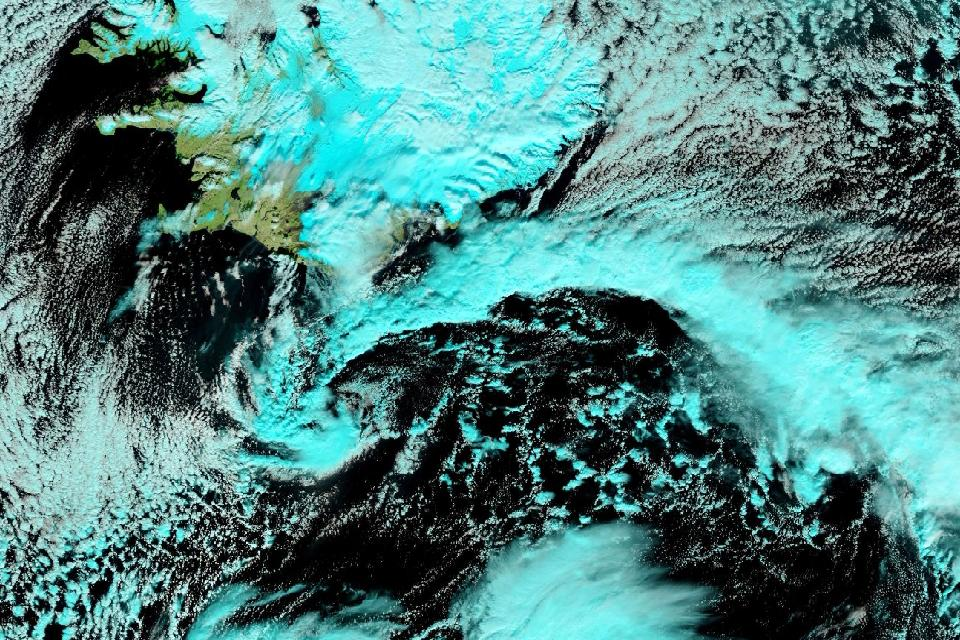
#> input picture assets/iceland-2010-03-29-false.jpg, 960 x 640 px, given in place of bluemarble.jpg, which was not available
$ python make_globe_textures.py
#> lines starting #> are read from the running program, lines starting #| are printed output that depends on the picture; after the words box and inside, x2 and y2 are one past the last pixel; in counts of white or black regions, pixels touching at a corner belong together
"""Build the globe textures in assets/globe/ from the raw NASA GIBS downloads in assets/globe/raw/.

download_globe.sh saves, for each event's default right-hand date: context images 4x, 16x and 48x the event's
extent (L1, L2, L3), whole-world mosaics for that day and five days around it, and a cloud-free Blue Marble.

Two problems in daily MODIS mosaics are fixed here:
  * Gaps between satellite passes (pure black). In false color, open water is also nearly black, so gaps are
    found from the natural-color image of the same pass, where water is blue and only gaps are black.
  * Sun glint: bright strips over the ocean where sunlight reflects straight into the sensor. They move from
    day to day, so combining several days per pixel, weighted toward the darker (clearer) observations,
    removes them, along with clouds that appear on only one day.

For each event and image type this writes four textures:
  world  = the six days combined as above. Areas MODIS can't see that week (the pole in polar night) are filled
           from the other events' combined imagery, closest time of year first, so the whole globe is MODIS;
           Blue Marble (muted to gray in false color) is only a last resort
  L3     = the widest context image (48x the event's extent), combined over the same six days
  L2, L1 = the event day's context images, gaps filled from the next coarser level, and open ocean
           combined with L3 the same way to remove glint (land keeps the event day as seen)
The page then only has to blend these nested layers (plus the event image) on the GPU.

    python3 make_globe_textures.py        (needs Pillow and NumPy)
"""
import os
from datetime import date, timedelta
import numpy as np
from PIL import Image, ImageFilter

HERE = os.path.dirname(os.path.abspath(__file__))
RAW = os.path.join(HERE, 'assets', 'globe', 'raw')
OUT = os.path.join(HERE, 'assets', 'globe')
WORLD = (-180.0, -90.0, 180.0, 90.0)
# Event bounding boxes (west, south, east, north) from download_imagery.sh and the default right-hand date.
EVENTS = {
    'dixie': ('2021-09-21', (-122.0, 39.4, -120.5, 40.4)),
    'pakistan': ('2012-09-13', (68.5, 27.7, 70.45, 29.0)),
    'riogrande': ('2024-05-06', (-53.0, -30.8, -50.0, -28.8)),
    'kangaroo': ('2020-01-07', (136.3, -36.52, 138.31, -35.18)),
    'tohoku': ('2011-03-12', (139.81, 37.55, 142.09, 38.75)),
    'iceland': ('2010-04-15', (-26.0, 60.0, -6.2, 66.0)),
    'petermann': ('2010-08-05', (-66.7, 80.3, -55.3, 81.5)),
}
DAY_OFFSETS = (-3, -2, -1, 0, 1, 2)
LEVELS = [('L2', 16), ('L1', 4)]  # event-day context images, coarse to fine (multiples of the event's extent)
SIGMA = 15.0  # brightness scale for favoring darker observations


def load(name):
    return np.asarray(Image.open(os.path.join(RAW, name)).convert('RGB'), dtype=np.float32)


def soft(mask, shrink, blur):
    img = Image.fromarray((mask * 255).astype(np.uint8))
    if shrink:
        img = img.filter(ImageFilter.MinFilter(shrink))
    return np.asarray(img.filter(ImageFilter.GaussianBlur(blur)), dtype=np.float32) / 255.0


def coverage(true_rgb, blur=1.5):
    """1 where the satellite has data, 0 in gaps, with softened edges (from the natural-color image)."""
    shrink = 5 + 2 * int(blur)  # also keep the blend inside the data, away from JPEG ringing at gap edges
    return soft((true_rgb.sum(-1) >= 6).astype(np.float32), shrink, blur)


def brightness(true_rgb):
    return np.asarray(Image.fromarray(true_rgb.mean(-1).astype(np.uint8)).filter(ImageFilter.GaussianBlur(3)), dtype=np.float32)


def darker_weights(brights, covers):
    """Per-observation weights favoring the darkest valid observation at each pixel."""
    darkest = np.min([np.where(c > 0.99, b, 1e9) for b, c in zip(brights, covers)], axis=0)
    return [c * np.exp(-np.clip(b - darkest, 0, None) / SIGMA) for b, c in zip(brights, covers)]


def combine_days(name, days, land):
    """Combine one image (e.g. 'world', 'L3') over several days; returns per-band images and how well seen.
    land: 1 over land, 0 over water, at the image's size."""
    trues = [load(f'{name.format(day=d, band="true")}') for d in days]
    # Generous margin around gaps: their edges are darkened by JPEG ringing and would win "darkest".
    covers = [soft((t.sum(-1) >= 6).astype(np.float32), 11, 2) for t in trues]
    # On land, drop observations far darker than the pixel's typical value (plus a 2 px margin): thin gap tips
    # that JPEG compression turned dark gray rather than black. (Over water, dark is the real surface.)
    sharp = np.array([t.mean(-1) for t in trues])
    typical = np.nan_to_num(np.nanmedian(np.where(np.array(covers) > 0.5, sharp, np.nan), axis=0), nan=0.0)
    covers = [c * (1 - land * (1 - soft((v >= 0.5 * typical - 2).astype(np.float32), 5, 0.8))) for c, v in zip(covers, sharp)]
    weights = darker_weights([brightness(t) for t in trues], covers)
    total = np.sum(weights, axis=0)
    out = {}
    for band in ('true', 'false'):
        stack = trues if band == 'true' else [load(name.format(day=d, band='false')) for d in days]
        out[band] = np.sum([s * w[..., None] for s, w in zip(stack, weights)], axis=0) / np.maximum(total, 1e-6)[..., None]
    return out, np.clip(total * 4, 0, 1)[..., None]  # 0 only where no day has data


def around(bbox, factor):
    """bbox scaled about its center, cut off at the edges of the map (one request can't cross 180°)."""
    w, s, e, n = bbox
    cx, cy, hw, hh = (w + e) / 2, (s + n) / 2, (e - w) / 2 * factor, (n - s) / 2 * factor
    return (max(cx - hw, -180.0), max(cy - hh, -90.0), min(cx + hw, 180.0), min(cy + hh, 90.0))


def resample(img, src_extent, dst_extent, size):
    """Cut dst_extent out of an equirectangular image covering src_extent and resize it to size."""
    h, w = img.shape[:2]
    sw, ss, se, sn = src_extent
    dw, ds, de, dn = dst_extent
    box = ((dw - sw) / (se - sw) * w, (sn - dn) / (sn - ss) * h, (de - sw) / (se - sw) * w, (sn - ds) / (sn - ss) * h)
    if img.ndim == 2:
        pil = Image.fromarray(np.clip(img * 255, 0, 255).astype(np.uint8))
        return np.asarray(pil.transform(size, Image.EXTENT, box, resample=Image.BILINEAR), dtype=np.float32) / 255.0
    pil = Image.fromarray(np.clip(img, 0, 255).astype(np.uint8))
    return np.asarray(pil.transform(size, Image.EXTENT, box, resample=Image.BICUBIC), dtype=np.float32)


def save(img, name):
    Image.fromarray(np.clip(img, 0, 255).astype(np.uint8)).save(os.path.join(OUT, name), quality=87, optimize=True)
    print(f'{name}: {os.path.getsize(os.path.join(OUT, name)) // 1024} KB')


blue_marble = load('bluemarble.jpg')
bm = blue_marble
# Open ocean from Blue Marble (blue-dominant), pulled back from coasts so land is never darkened.
water = ((bm[..., 2] > bm[..., 0] + 15) & (bm[..., 2] >= bm[..., 1])).astype(np.float32)
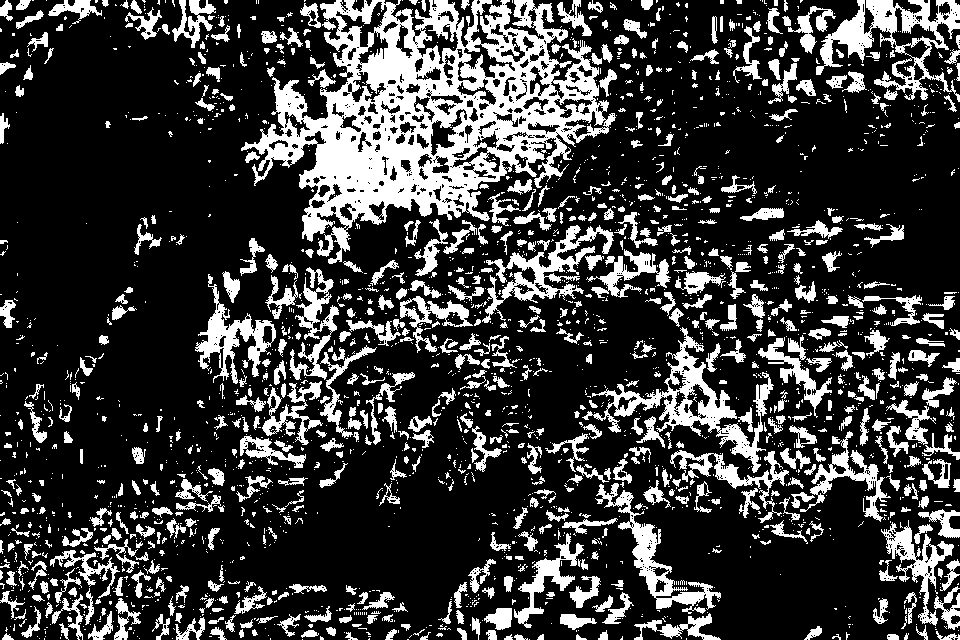
#> water: shape (640, 960) float32; values 0 (black) and 1 (white), 23.3% white; 2552 white regions (1851 under 20 px), largest, box (x1, y1, x2, y2) and area: (241, 0, 616, 264) 38966, (582, 327, 774, 473) 5083, (816, 0, 960, 102) 4801
ocean_world = soft(water, 3, 1.5)
#> in soft, `img = img.filter(ImageFilter.MinFilter(shrink))`:
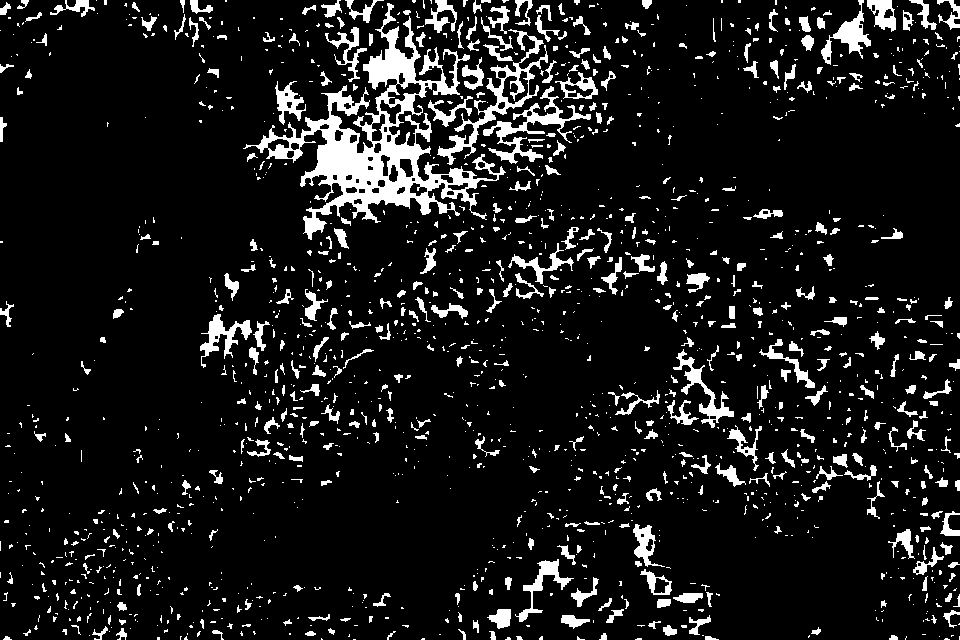
#> img: PIL image 960x640 L; 9.8% white; 1625 white regions (1178 under 20 px), largest, box (x1, y1, x2, y2) and area: (243, 3, 506, 240) 13640, (437, 29, 548, 165) 2157, (483, 86, 591, 164) 1721
#> in soft, `return np.asarray(img.filter(ImageFilter.GaussianBlur(blur)), dtype=np..`:
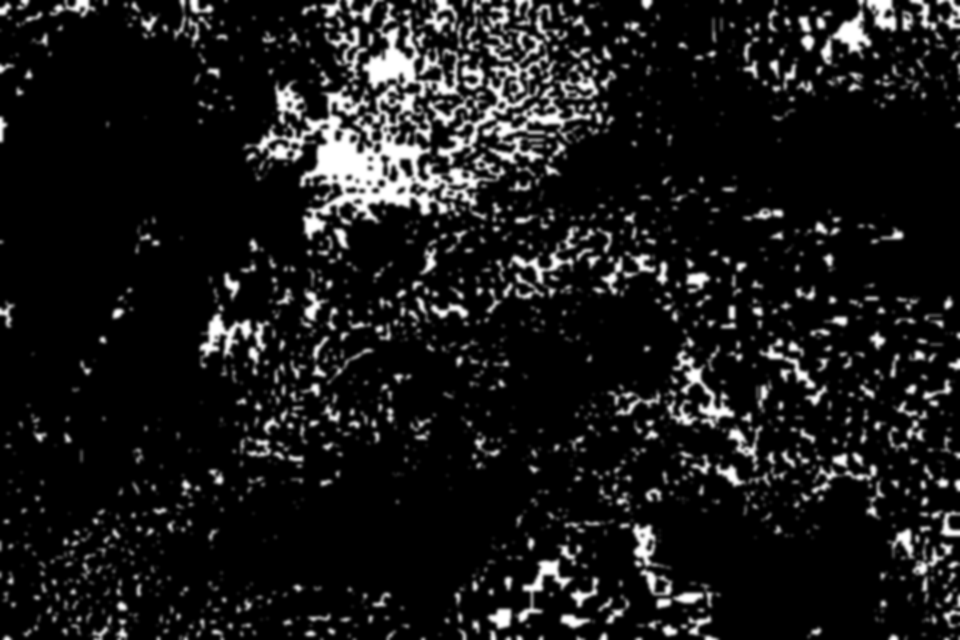
#> returned value: shape (640, 960) float32; min 0, max 1, mean 0.0977
land_world = 1 - water
fallback = {'true': blue_marble, 'false': np.repeat(blue_marble.sum(-1, keepdims=True) * 0.12, 3, axis=-1)}

# Pass 1: combine each event's six days of whole-world imagery.
combined_world = {}
for event, (day, bbox) in EVENTS.items():
    days = [(date.fromisoformat(day) + timedelta(days=k)).isoformat() for k in DAY_OFFSETS]
    combined_world[event] = combine_days(event + '-{day}-{band}-world.jpg', days, land_world)
#> call 2 of load, with name = 'dixie-2021-09-18-true-world.jpg'
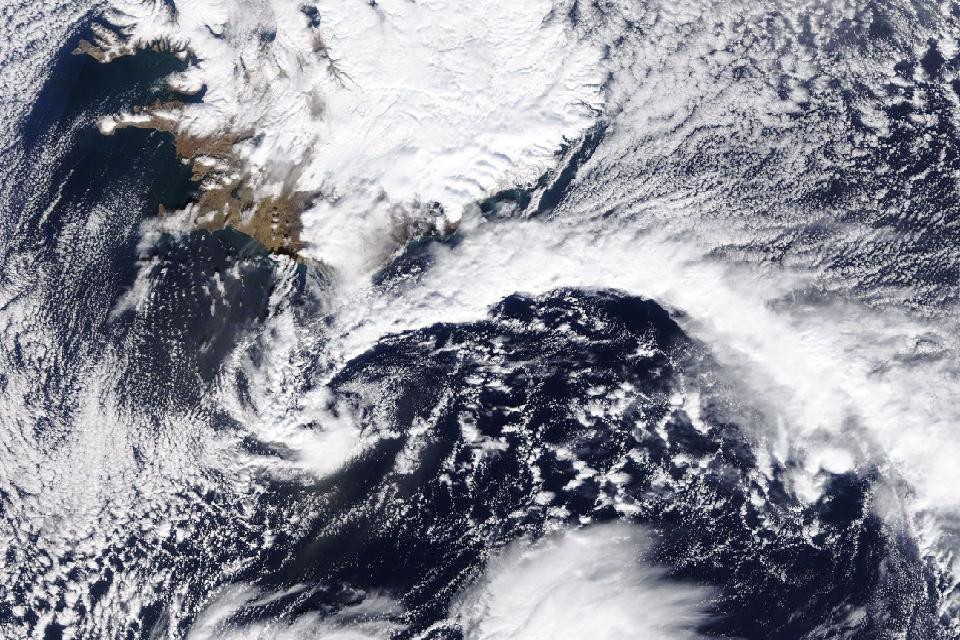
#> input picture assets/iceland-2010-03-29-true.jpg, 960 x 640 px, given in place of dixie-2021-09-18-true-world.jpg, which was not available
#> (the run stopped early here; a loop or call above may not have finished)
